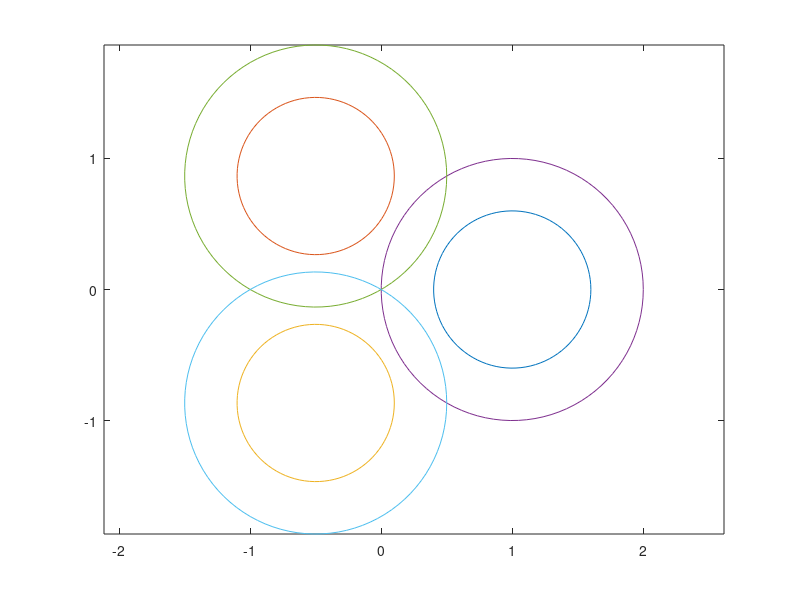

The MATLAB script that drew this image: (Note: this script raises an error after producing the figure.)
theta = linspace(0, 2*3.14159, 100);
x = 0.6 * cos(theta);
y = 0.6 * sin(theta);
x = x+1;
plot(x, y);
hold on
x = x-1.5;
y = y + sqrt(3)/2;
plot(x, y);
y = y - sqrt(3);
plot(x, y);
x = cos(theta);
y = sin(theta);
x = x+1;
plot(x, y);
hold on
x = x-1.5;
y = y + sqrt(3)/2;
plot(x, y);
y = y - sqrt(3);
plot(x, y);
axis equal
hold on

% params
w = 1/sqrt(sqrt(3));

%tolerance for solver
reltol = 1e-8;
abstol = 1e-8;
opts = odeset('RelTol',reltol,'AbsTol',abstol,'Events',@triEventsFcn);
optscond = odeset('RelTol',reltol,'AbsTol',abstol,'Events',@triEventsFcnCond);

error = 1e-8;
tspan = [0 100];

% Fix the Hamiltonian
h_range = linspace(-1.7, -1, 40);

y0 = 0;

x_range = linspace(0, 0.4, 40);
px_range = linspace(-2, 2, 100);

counter = 0;
for H0 = h_range
    disp(counter)
    counter = counter + 1;
    disp(H0)
    for i = x_range

        for j = px_range

            py = w*i + sqrt(w^2 * i^2 - 2 * (0.5 * j.^2 - gravSum(i, y0)-H0 + w * y0 * j));
            ic = [i;y0;j;py;];

            [~, y, ~, ye, ~] = ode15s(@(t, y)  ODEsystem(t, y), tspan, ic, optscond);
            if (size(ye, 1) >= 1)
                tru = 1;
            else
                tru = 0;
                disp(size(ye, 1) >= 1)
                disp(ye);
                plot(y(:, 1), y(:, 2));
                disp('Hamiltonian:')
                disp(H0)
                disp('ic:')
                disp(ic);
                hold off
                break
            end

        end
    if (tru == 0)
        break
    end    
    end
if (tru == 0)
    break
end
end
